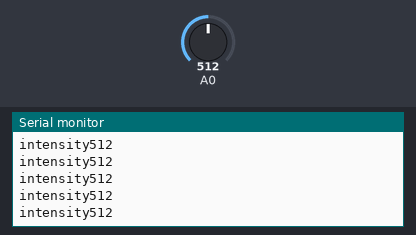
This sketch was run on a simulated Arduino Uno, built with avr-gcc and run on an emulated ATmega328P. Shown: the last lines printed to the serial monitor. The inputs (shaded band) are chosen by the test bench; at power-on: A0 = 512.

Above: at 1.2 s.
1.3 s: A0 set to 11
At 2.0 s:
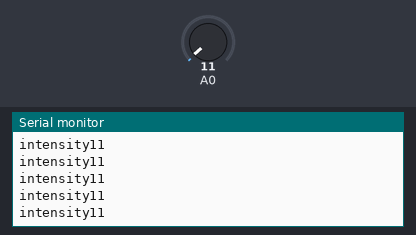
2.8 s: A0 set to 8
At 3.4 s:
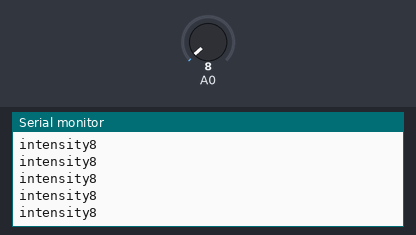
8.8 s: A0 set to 110
At 9.4 s:
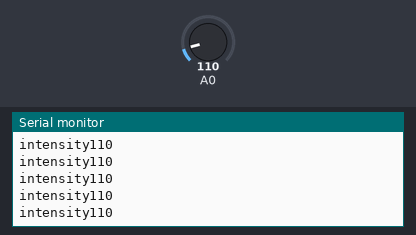
10.3 s: A0 set to 91
At 10.9 s:
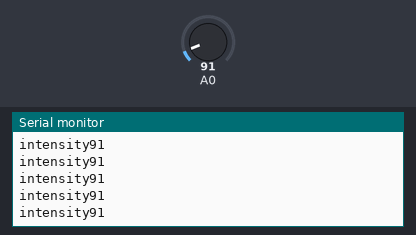
Timing chart, 0 to 13.3 s (numbered marks = the images above; inputs shaded):
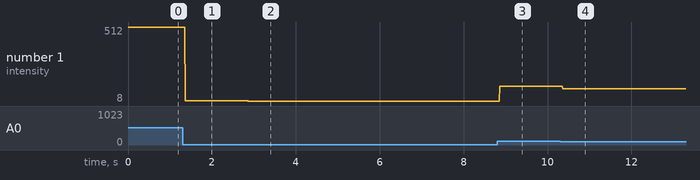

The sketch:

Temperature_sensor.ino
```cpp
int light;
void setup()
{
  Serial.begin(9600);
  pinMode(A0,INPUT);
}
void loop()
{
  light=analogRead(A0);
  Serial.print(light);
  Serial.print("\nintensity");
}
```

Measured:
- after the input at 1.3 s, the serial monitor: prints a new line after 0.07 s (image 1)
- after the input at 2.8 s, the serial monitor: prints a new line after 0.07 s (image 2)
- after the input at 8.8 s, the serial monitor: prints a new line after 0.06 s (image 3)
- after the input at 10.3 s, the serial monitor: prints a new line after 0.06 s (image 4)
- plotted number 1: 512 → 11 after the input at 1.3 s, 11 → 8 after the input at 2.8 s, 8 → 110 after the input at 8.8 s, 110 → 91 after the input at 10.3 s
